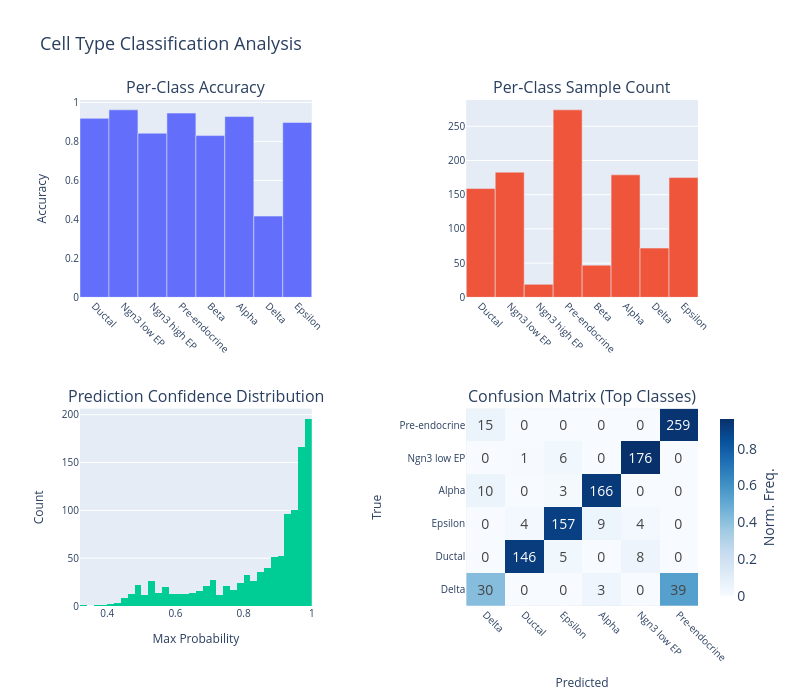

The notebook cell this image was saved under:
### Code cell
# Create subplots
fig = make_subplots(
    rows=2, cols=2,
    subplot_titles=[
        'Per-Class Accuracy',
        'Per-Class Sample Count', 
        'Prediction Confidence Distribution',
        'Confusion Matrix (Top Classes)'
    ],
    specs=[[{"type": "xy"}, {"type": "xy"}],
           [{"type": "xy"}, {"type": "xy"}]],
    horizontal_spacing=0.25,  # More horizontal spacing to prevent label collisions
    vertical_spacing=0.22     # More vertical spacing for better separation
)

# 1. Bar plot of per-class accuracy
fig.add_trace(
    go.Bar(x=class_names, y=per_class_accuracy, name="Per-Class Accuracy"),
    row=1, col=1
)

# 2. Bar plot of per-class sample count
fig.add_trace(
    go.Bar(x=class_names, y=per_class_counts, name="Sample Count"),
    row=1, col=2
)

# 3. Histogram of prediction confidence (max probability)
max_confidences = torch.max(predictions, dim=1)[0].numpy()
fig.add_trace(
    go.Histogram(x=max_confidences, nbinsx=50, name="Prediction Confidence"),
    row=2, col=1
)

# 4. Confusion matrix for most common classes (top 6)
from sklearn.metrics import confusion_matrix
most_common_classes = np.argsort(per_class_counts)[-6:]  # Top 6 most frequent classes
class_subset = np.isin(targets.numpy(), most_common_classes)
subset_targets = targets[class_subset].numpy()
subset_predictions = predicted_classes[class_subset].numpy()

if len(subset_targets) > 0:
    cm = confusion_matrix(subset_targets, subset_predictions, labels=most_common_classes)
    cm_normalized = cm.astype('float') / cm.sum(axis=1)[:, np.newaxis]
    
    fig.add_trace(
        go.Heatmap(
            z=cm_normalized,
            x=[class_names[i] for i in most_common_classes],
            y=[class_names[i] for i in most_common_classes],
            colorscale='Blues',
            text=cm,
            texttemplate="%{text}",
            name="Confusion Matrix",
            showscale=True,  # Only this trace gets the colorbar
            colorbar=dict(  # Valid title specification
                title=dict(text="Norm. Freq.", side='right', font=dict(size=legend_fontsize))
            )
        ),
        row=2, col=2
    )

fig.update_layout(
    height=700,  # Increase height to accommodate better spacing
    width=fig_width,  # Increase width to accommodate better spacing
    title_text="Cell Type Classification Analysis",
    showlegend=False
)

# Update axis labels
# y-labels for left column
fig.update_yaxes(title_text="Accuracy", row=1, col=1)
fig.update_yaxes(title_text="Count", row=2, col=1)
fig.update_yaxes(title_text="True", row=2, col=2)

# x-labels for bottom row
fig.update_xaxes(title_text="Max Probability", row=2, col=1)
fig.update_xaxes(title_text="Predicted", row=2, col=2)

# Rotate x-axis labels for readability
fig.update_xaxes(tickangle=45, row=1, col=1)
fig.update_xaxes(tickangle=45, row=1, col=2)
fig.update_xaxes(tickangle=45, row=2, col=2)

# Apply custom font sizes
fig.update_layout(
    title_font=dict(size=title_fontsize),
    font=dict(size=legend_fontsize),
    legend=dict(font=dict(size=legend_fontsize))
)

# Axis title and tick font tuning
axis_title_size = max(legend_fontsize - 2, int(0.85 * legend_fontsize))
axis_tick_size = max(legend_fontsize - 4, int(0.7 * legend_fontsize))
fig.update_xaxes(title_font=dict(size=axis_title_size), tickfont=dict(size=axis_tick_size))
fig.update_yaxes(title_font=dict(size=axis_title_size), tickfont=dict(size=axis_tick_size))

# Restrict colorbar to vertical span of bottom-right subplot only
# (align length and vertical center to that subplot's y-domain)
try:
    ydom = fig.layout.yaxis4.domain  # bottom-right subplot y-domain
    xdom = fig.layout.xaxis4.domain  # bottom-right subplot x-domain
    for tr in fig.data:
        if isinstance(tr, go.Heatmap):
            tr.colorbar.len = ydom[1] - ydom[0]
            tr.colorbar.y = (ydom[0] + ydom[1]) / 2
            tr.colorbar.yanchor = 'middle'
            # Place colorbar just to the right of the subplot
            tr.colorbar.x = xdom[1] + 0.02
            tr.colorbar.xanchor = 'left'
            tr.colorbar.thickness = 14
except Exception as e:
    print(f"Colorbar adjustment warning: {e}")

fig.show()

# Save plot
fig.write_html("figures/cell_type/cell_type_model_analysis.html")
fig.write_image("figures/cell_type/cell_type_model_analysis.png", width=fig_width, height=700, scale=2)

### Figure 1 — Plotly figure (JSON) as saved in the notebook; plotly's stock layout.template omitted (floating-point values rounded to 4 significant figures; data arrays with more than 128 entries replaced by an {"elided": "..."} marker saying what was removed)
{"data": [{"name": "Per-Class Accuracy", "type": "bar", "x": ["Ductal", "Ngn3 low EP", "Ngn3 high EP", "Pre-endocrine", "Beta", "Alpha", "Delta", "Epsilon"], "xaxis": "x", "y": [0.9182, 0.9617, 0.8421, 0.9453, 0.8298, 0.9274, 0.4167, 0.8971], "yaxis": "y"}, {"name": "Sample Count", "type": "bar", "x": ["Ductal", "Ngn3 low EP", "Ngn3 high EP", "Pre-endocrine", "Beta", "Alpha", "Delta", "Epsilon"], "xaxis": "x2", "y": [159, 183, 19, 274, 47, 179, 72, 175], "yaxis": "y2"}, {"name": "Prediction Confidence", "nbinsx": 50, "type": "histogram", "x": {"elided": "1108 float values"}, "xaxis": "x3", "yaxis": "y3"}, {"colorbar": {"len": 0.39, "thickness": 14, "title": {"font": {"size": 14}, "side": "right", "text": "Norm. Freq."}, "x": 1.02, "xanchor": "left", "y": 0.195, "yanchor": "middle"}, "colorscale": [[0, "rgb(247,251,255)"], [0.125, "rgb(222,235,247)"], [0.25, "rgb(198,219,239)"], [0.375, "rgb(158,202,225)"], [0.5, "rgb(107,174,214)"], [0.625, "rgb(66,146,198)"], [0.75, "rgb(33,113,181)"], [0.875, "rgb(8,81,156)"], [1, "rgb(8,48,107)"]], "name": "Confusion Matrix", "showscale": true, "text": [[30, 0, 0, 3, 0, 39], [0, 146, 5, 0, 8, 0], [0, 4, 157, 9, 4, 0], [10, 0, 3, 166, 0, 0], [0, 1, 6, 0, 176, 0], [15, 0, 0, 0, 0, 259]], "texttemplate": "%{text}", "type": "heatmap", "x": ["Delta", "Ductal", "Epsilon", "Alpha", "Ngn3 low EP", "Pre-endocrine"], "xaxis": "x4", "y": ["Delta", "Ductal", "Epsilon", "Alpha", "Ngn3 low EP", "Pre-endocrine"], "yaxis": "y4", "z": [[0.4167, 0.0, 0.0, 0.04167, 0.0, 0.5417], [0.0, 0.9182, 0.03145, 0.0, 0.05031, 0.0], [0.0, 0.02299, 0.9023, 0.05172, 0.02299, 0.0], [0.05587, 0.0, 0.01676, 0.9274, 0.0, 0.0], [0.0, 0.005464, 0.03279, 0.0, 0.9617, 0.0], [0.05474, 0.0, 0.0, 0.0, 0.0, 0.9453]]}], "layout": {"annotations": [{"font": {"size": 16}, "showarrow": false, "text": "Per-Class Accuracy", "x": 0.1875, "xanchor": "center", "xref": "paper", "y": 1, "yanchor": "bottom", "yref": "paper"}, {"font": {"size": 16}, "showarrow": false, "text": "Per-Class Sample Count", "x": 0.8125, "xanchor": "center", "xref": "paper", "y": 1, "yanchor": "bottom", "yref": "paper"}, {"font": {"size": 16}, "showarrow": false, "text": "Prediction Confidence Distribution", "x": 0.1875, "xanchor": "center", "xref": "paper", "y": 0.39, "yanchor": "bottom", "yref": "paper"}, {"font": {"size": 16}, "showarrow": false, "text": "Confusion Matrix (Top Classes)", "x": 0.8125, "xanchor": "center", "xref": "paper", "y": 0.39, "yanchor": "bottom", "yref": "paper"}], "font": {"size": 14}, "height": 700, "legend": {"font": {"size": 14}}, "showlegend": false, "title": {"font": {"size": 18}, "text": "Cell Type Classification Analysis"}, "width": 800, "xaxis": {"anchor": "y", "domain": [0, 0.375], "tickangle": 45, "tickfont": {"size": 10}, "title": {"font": {"size": 12}}}, "xaxis2": {"anchor": "y2", "domain": [0.625, 1], "tickangle": 45, "tickfont": {"size": 10}, "title": {"font": {"size": 12}}}, "xaxis3": {"anchor": "y3", "domain": [0, 0.375], "tickfont": {"size": 10}, "title": {"font": {"size": 12}, "text": "Max Probability"}}, "xaxis4": {"anchor": "y4", "domain": [0.625, 1], "tickangle": 45, "tickfont": {"size": 10}, "title": {"font": {"size": 12}, "text": "Predicted"}}, "yaxis": {"anchor": "x", "domain": [0.61, 1], "tickfont": {"size": 10}, "title": {"font": {"size": 12}, "text": "Accuracy"}}, "yaxis2": {"anchor": "x2", "domain": [0.61, 1], "tickfont": {"size": 10}, "title": {"font": {"size": 12}}}, "yaxis3": {"anchor": "x3", "domain": [0, 0.39], "tickfont": {"size": 10}, "title": {"font": {"size": 12}, "text": "Count"}}, "yaxis4": {"anchor": "x4", "domain": [0, 0.39], "tickfont": {"size": 10}, "title": {"font": {"size": 12}, "text": "True"}}}}
